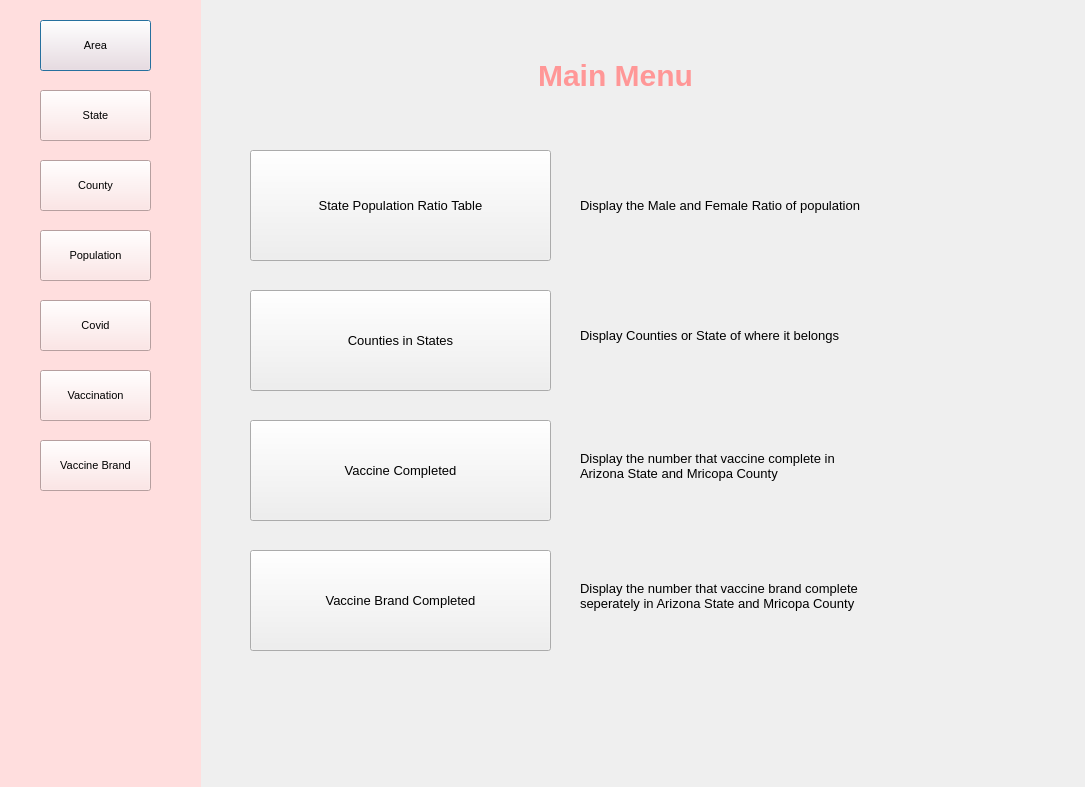
<?xml version="1.0" encoding="UTF-8"?>
<ui version="4.0">
 <class>Dialog</class>
 <widget class="QDialog" name="Dialog">
  <property name="geometry">
   <rect>
    <x>0</x>
    <y>0</y>
    <width>1085</width>
    <height>787</height>
   </rect>
  </property>
  <property name="windowTitle">
   <string>Dialog</string>
  </property>
  <widget class="QWidget" name="widget" native="true">
   <property name="geometry">
    <rect>
     <x>0</x>
     <y>0</y>
     <width>201</width>
     <height>851</height>
    </rect>
   </property>
   <property name="styleSheet">
    <string notr="true">
background-color: rgb(255, 222, 222);</string>
   </property>
   <widget class="QPushButton" name="areabutton">
    <property name="geometry">
     <rect>
      <x>40</x>
      <y>20</y>
      <width>111</width>
      <height>51</height>
     </rect>
    </property>
    <property name="font">
     <font>
      <pointsize>8</pointsize>
      <weight>50</weight>
      <bold>false</bold>
     </font>
    </property>
    <property name="text">
     <string>Area</string>
    </property>
   </widget>
   <widget class="QPushButton" name="covidbutton">
    <property name="geometry">
     <rect>
      <x>40</x>
      <y>300</y>
      <width>111</width>
      <height>51</height>
     </rect>
    </property>
    <property name="font">
     <font>
      <pointsize>8</pointsize>
      <weight>50</weight>
      <bold>false</bold>
     </font>
    </property>
    <property name="text">
     <string>Covid</string>
    </property>
   </widget>
   <widget class="QPushButton" name="vaccinebutton">
    <property name="geometry">
     <rect>
      <x>40</x>
      <y>370</y>
      <width>111</width>
      <height>51</height>
     </rect>
    </property>
    <property name="font">
     <font>
      <pointsize>8</pointsize>
      <weight>50</weight>
      <bold>false</bold>
     </font>
    </property>
    <property name="text">
     <string>Vaccination</string>
    </property>
   </widget>
   <widget class="QPushButton" name="statebutton">
    <property name="geometry">
     <rect>
      <x>40</x>
      <y>90</y>
      <width>111</width>
      <height>51</height>
     </rect>
    </property>
    <property name="font">
     <font>
      <pointsize>8</pointsize>
      <weight>50</weight>
      <bold>false</bold>
     </font>
    </property>
    <property name="text">
     <string>State</string>
    </property>
   </widget>
   <widget class="QPushButton" name="countybutton">
    <property name="geometry">
     <rect>
      <x>40</x>
      <y>160</y>
      <width>111</width>
      <height>51</height>
     </rect>
    </property>
    <property name="font">
     <font>
      <pointsize>8</pointsize>
      <weight>50</weight>
      <bold>false</bold>
     </font>
    </property>
    <property name="text">
     <string>County</string>
    </property>
   </widget>
   <widget class="QPushButton" name="popbutton">
    <property name="geometry">
     <rect>
      <x>40</x>
      <y>230</y>
      <width>111</width>
      <height>51</height>
     </rect>
    </property>
    <property name="font">
     <font>
      <pointsize>8</pointsize>
      <weight>50</weight>
      <bold>false</bold>
     </font>
    </property>
    <property name="text">
     <string>Population</string>
    </property>
   </widget>
   <widget class="QPushButton" name="vaccbrandbutton">
    <property name="geometry">
     <rect>
      <x>40</x>
      <y>440</y>
      <width>111</width>
      <height>51</height>
     </rect>
    </property>
    <property name="font">
     <font>
      <pointsize>8</pointsize>
      <weight>50</weight>
      <bold>false</bold>
     </font>
    </property>
    <property name="text">
     <string>Vaccine Brand</string>
    </property>
   </widget>
  </widget>
  <widget class="QLabel" name="label">
   <property name="geometry">
    <rect>
     <x>460</x>
     <y>30</y>
     <width>311</width>
     <height>91</height>
    </rect>
   </property>
   <property name="styleSheet">
    <string notr="true">font-size: 30px;
font: bold;
color: rgb(255, 222, 222);
color: rgb(255, 151, 151);</string>
   </property>
   <property name="text">
    <string>Main Menu</string>
   </property>
   <property name="alignment">
    <set>Qt::AlignCenter</set>
   </property>
  </widget>
  <widget class="QPushButton" name="ratiobutton">
   <property name="geometry">
    <rect>
     <x>250</x>
     <y>150</y>
     <width>301</width>
     <height>111</height>
    </rect>
   </property>
   <property name="font">
    <font>
     <pointsize>10</pointsize>
     <weight>50</weight>
     <bold>false</bold>
    </font>
   </property>
   <property name="text">
    <string>State Population Ratio Table</string>
   </property>
  </widget>
  <widget class="QPushButton" name="stateCountybutton">
   <property name="geometry">
    <rect>
     <x>250</x>
     <y>290</y>
     <width>301</width>
     <height>101</height>
    </rect>
   </property>
   <property name="font">
    <font>
     <pointsize>10</pointsize>
     <weight>50</weight>
     <bold>false</bold>
    </font>
   </property>
   <property name="text">
    <string>Counties in States</string>
   </property>
  </widget>
  <widget class="QLabel" name="label_2">
   <property name="geometry">
    <rect>
     <x>580</x>
     <y>160</y>
     <width>391</width>
     <height>91</height>
    </rect>
   </property>
   <property name="font">
    <font>
     <pointsize>10</pointsize>
    </font>
   </property>
   <property name="text">
    <string>Display the Male and Female Ratio of population</string>
   </property>
  </widget>
  <widget class="QLabel" name="label_3">
   <property name="geometry">
    <rect>
     <x>580</x>
     <y>290</y>
     <width>391</width>
     <height>91</height>
    </rect>
   </property>
   <property name="font">
    <font>
     <pointsize>10</pointsize>
    </font>
   </property>
   <property name="text">
    <string>Display Counties or State of where it belongs</string>
   </property>
  </widget>
  <widget class="QPushButton" name="vaccineCompletebutton">
   <property name="geometry">
    <rect>
     <x>250</x>
     <y>420</y>
     <width>301</width>
     <height>101</height>
    </rect>
   </property>
   <property name="font">
    <font>
     <pointsize>10</pointsize>
     <weight>50</weight>
     <bold>false</bold>
    </font>
   </property>
   <property name="text">
    <string>Vaccine Completed</string>
   </property>
  </widget>
  <widget class="QPushButton" name="VaccBrandCompletebutton">
   <property name="geometry">
    <rect>
     <x>250</x>
     <y>550</y>
     <width>301</width>
     <height>101</height>
    </rect>
   </property>
   <property name="font">
    <font>
     <pointsize>10</pointsize>
     <weight>50</weight>
     <bold>false</bold>
    </font>
   </property>
   <property name="text">
    <string>Vaccine Brand Completed</string>
   </property>
  </widget>
  <widget class="QLabel" name="label_4">
   <property name="geometry">
    <rect>
     <x>580</x>
     <y>420</y>
     <width>391</width>
     <height>91</height>
    </rect>
   </property>
   <property name="font">
    <font>
     <pointsize>10</pointsize>
    </font>
   </property>
   <property name="text">
    <string>Display the number that vaccine complete in 
Arizona State and Mricopa County</string>
   </property>
  </widget>
  <widget class="QLabel" name="label_5">
   <property name="geometry">
    <rect>
     <x>580</x>
     <y>550</y>
     <width>391</width>
     <height>91</height>
    </rect>
   </property>
   <property name="font">
    <font>
     <pointsize>10</pointsize>
    </font>
   </property>
   <property name="text">
    <string>Display the number that vaccine brand complete 
seperately in Arizona State and Mricopa County</string>
   </property>
  </widget>
 </widget>
 <resources/>
 <connections/>
</ui>
